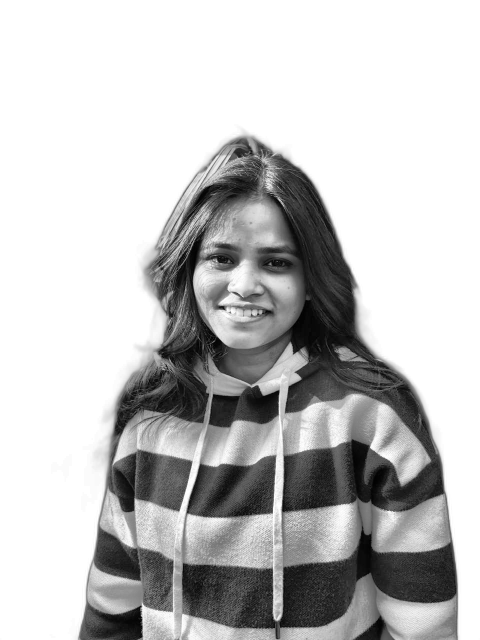
#> input picture source-prepped.png, 960 x 1280 px, found by its file name (shown at 1/2 size)
$ python make_ascii_svg.py
#> lines starting #> are read from the running program, lines starting #| are printed output that depends on the picture
"""
make_ascii_svg.py — downsample the prepped photo to a character grid and
render it as an SVG that "types" itself in: each row is masked by a
clip-path rect whose width animates 0 -> full, staggered top-to-bottom,
with a small block cursor riding the wipe edge. Plays once, then freezes
(fill="freeze") — no looping.

Usage:
    python scripts/make_ascii_svg.py
"""

from PIL import Image
from config import PATHS, ASCII_COLS, ASCII_ROWS, ASCII_RAMP

CHAR_W = 7.2      # px advance per monospace character at the chosen font-size
CHAR_H = 13.5      # px line height
FONT_SIZE = 13
ROW_STAGGER = 0.045   # seconds between each row's animation start
ROW_DURATION = 0.5    # seconds for a single row to fully wipe in
FILL_COLOR = "#a8b4c2"   # single light-gray fill (monochrome, no rainbow)
CURSOR_COLOR = "#e6edf3"

RAMP = ASCII_RAMP
RAMP_LEN = len(RAMP)


def image_to_ascii_rows(path: str, cols: int, rows: int):
#> called with path = 'source-prepped.png', cols = 100, rows = 53
    img = Image.open(path).convert("L").resize((cols, rows))
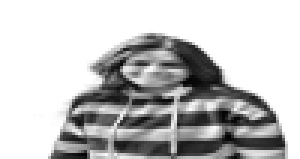
#> img: PIL image 100x53 L (shown 3 times larger); min 0, max 255, mean 193.6
    pixels = list(img.getdata())
#> pixels = 5300 values, max 255 at index 0, min 0 at index 5128, mean 193.6
    ascii_rows = []
    for r in range(rows):
        row_chars = []
        for c in range(cols):
            brightness = pixels[r * cols + c]  # 0=black .. 255=white
            # invert: bright -> sparse (start of ramp), dark -> dense (end)
            idx = int((255 - brightness) / 255 * (RAMP_LEN - 1))
            row_chars.append(RAMP[idx])
        ascii_rows.append("".join(row_chars))
#> after the loop, ascii_rows = 53 items
    return ascii_rows


def escape_xml(s: str) -> str:
    return (
        s.replace("&", "&amp;")
        .replace("<", "&lt;")
        .replace(">", "&gt;")
    )


def build_svg(ascii_rows, cols: int) -> str:
    width = cols * CHAR_W + 20
    height = len(ascii_rows) * CHAR_H + 20

    defs = []
    body = []

    for i, row in enumerate(ascii_rows):
        row_id = f"row{i}"
        clip_id = f"clip{i}"
        begin = round(i * ROW_STAGGER, 3)
        row_width = cols * CHAR_W

        # Clip rect that wipes left -> right, then freezes full-width.
        defs.append(f"""
    <clipPath id="{clip_id}">
      <rect x="0" y="0" width="0" height="{CHAR_H}">
        <animate attributeName="width" from="0" to="{row_width}"
                 begin="{begin}s" dur="{ROW_DURATION}s"
                 fill="freeze" calcMode="spline"
                 keySplines="0.25 0.1 0.25 1" />
      </rect>
    </clipPath>""")

        y = 10 + i * CHAR_H + FONT_SIZE
        text = escape_xml(row).replace(" ", "\u00a0")  # preserve leading spaces

        body.append(f"""
    <g clip-path="url(#{clip_id})">
      <text x="10" y="{y}" font-family="'SFMono-Regular','Consolas','Menlo',monospace"
            font-size="{FONT_SIZE}" fill="{FILL_COLOR}" xml:space="preserve">{text}</text>
    </g>
    <rect x="10" y="{10 + i * CHAR_H}" width="{CHAR_W}" height="{CHAR_H - 2}"
          fill="{CURSOR_COLOR}" opacity="0">
      <animate attributeName="x" from="10" to="{10 + row_width}"
               begin="{begin}s" dur="{ROW_DURATION}s" fill="freeze"
               calcMode="spline" keySplines="0.25 0.1 0.25 1" />
      <animate attributeName="opacity" values="1;1;0" keyTimes="0;0.85;1"
               begin="{begin}s" dur="{ROW_DURATION}s" fill="freeze" />
    </rect>""")

    svg = f"""<svg viewBox="0 0 {width:.0f} {height:.0f}" xmlns="http://www.w3.org/2000/svg">
  <defs>{"".join(defs)}
  </defs>
  <rect width="100%" height="100%" fill="#0d1117" />
  {"".join(body)}
</svg>"""
    return svg


if __name__ == "__main__":
    rows = image_to_ascii_rows(PATHS["source_prepped"], ASCII_COLS, ASCII_ROWS)
#> rows = 53 items
    svg = build_svg(rows, ASCII_COLS)
#> in build_svg, `height = len(ascii_rows) * CHAR_H + 20`: height = 735.5
#> the loop in build_svg, `for i, row in enumerate(ascii_rows):` made 53 passes
#> (row_id, clip_id, begin, y) on passes 1 to 12: ('row0', 'clip0', 0, 23), ('row1', 'clip1', 0.045, 36.5), ('row2', 'clip2', 0.09, 50), ('row3', 'clip3', 0.135, 63.5), ('row4', 'clip4', 0.18, 77), ('row5', 'clip5', 0.225, 90.5), ('row6', 'clip6', 0.27, 104), ('row7', 'clip7', 0.315, 117.5), ('row8', 'clip8', 0.36, 131), ('row9', 'clip9', 0.405, 144.5), ('row10', 'clip10', 0.45, 158), ('row11', 'clip11', 0.495, 171.5)
#> after the loop in build_svg, `for i, row in enumerate(ascii_rows):`: body = 53 items
    with open(PATHS["ascii_svg"], "w") as f:
        f.write(svg)
    print(f"Wrote {PATHS['ascii_svg']}")
